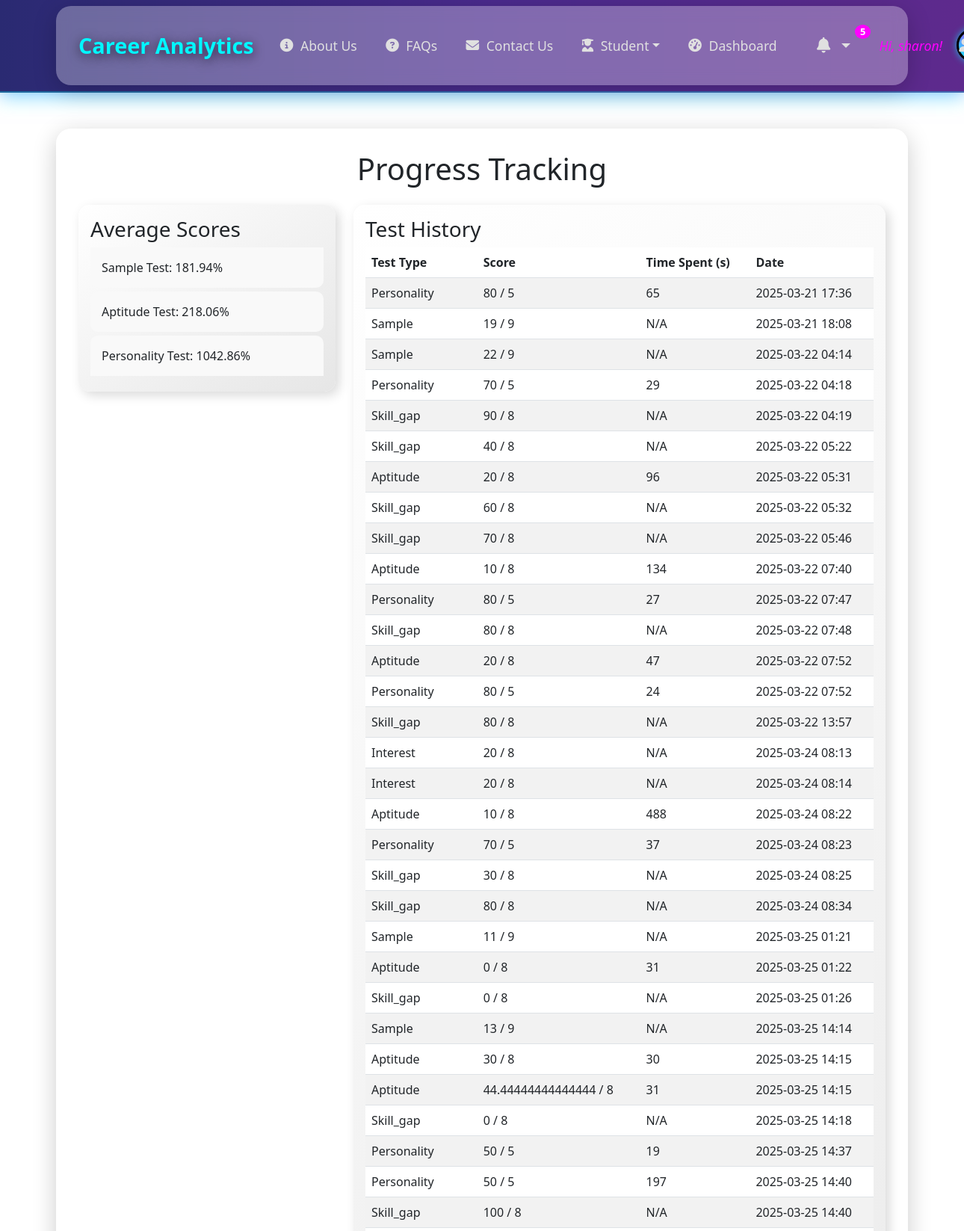
The app's page /progress_tracking (signed in, upper part) with its own data.
### app.py (models this page shows)
class User(UserMixin, db.Model):
    id = db.Column(db.Integer, primary_key=True)
    username = db.Column(db.String(150), unique=True, nullable=False)
    password = db.Column(db.String(150), nullable=False)
    email = db.Column(db.String(150), unique=True, nullable=True)
    tests = db.relationship('TestResult', backref='user', lazy=True)
    badges = db.relationship('Badge', backref='user', lazy=True)
    notifications = db.relationship('Notification', backref='user', lazy=True)

class TestResult(db.Model):
    id = db.Column(db.Integer, primary_key=True)
    user_id = db.Column(db.Integer, db.ForeignKey('user.id'), nullable=False)
    test_type = db.Column(db.String(50), nullable=False)
    score = db.Column(db.Float, nullable=False)
    time_spent = db.Column(db.Integer, nullable=True)
    details = db.Column(db.Text, nullable=True)
    completed_at = db.Column(db.DateTime, default=lambda: datetime.now(timezone.utc))

### app.py (the view)
@app.route('/progress_tracking')
@login_required
def progress_tracking():
    test_history = TestResult.query.filter_by(user_id=current_user.id).order_by(TestResult.completed_at.asc()).all()
    total_tests = len(test_history)
    if total_tests == 0:
        flash('No tests taken yet. Take a test to track your progress!', 'info')
        return redirect(url_for('test'))
    test_types = ['sample', 'aptitude', 'personality']
    avg_scores = {}
    for test_type in test_types:
        tests = [test for test in test_history if test.test_type == test_type]
        if tests:
            max_score = 9 if test_type == 'sample' else (5 if test_type == 'personality' else 10)
            avg_scores[test_type] = sum(test.score for test in tests) / len(tests) / max_score * 100
        else:
            avg_scores[test_type] = 0
    progress_data = {
        'labels': [test.completed_at.strftime('%Y-%m-%d') for test in test_history],
        'scores': [(test.score / (9 if test.test_type == 'sample' else (5 if test.test_type == 'personality' else 10)) * 100) for test in test_history],
        'types': [test.test_type for test in test_history]
    }
    notifications = Notification.query.filter_by(user_id=current_user.id, is_read=False).order_by(Notification.date.desc()).limit(5).all()
    return render_template('progress_tracking.html', user=current_user, test_history=test_history,
                          avg_scores=avg_scores, progress_data=progress_data, active_page='progress_tracking', notifications=notifications)

### app.py (called while the page is built)
@login_manager.user_loader
def load_user(user_id):
    return db.session.get(User, int(user_id))

### templates/progress_tracking.html (shortened to what this page needs)
{% extends "base.html" %}
{% block content %}
<div class="container mt-5">
    <h1 class="text-center mb-4">Progress Tracking</h1>
    <div class="row">
        <div class="col-md-4">
            <div class="card mb-4">
                <div class="card-body">
                    <h3 class="card-title">Average Scores</h3>
                    <ul class="list-group list-group-flush">
                        <li class="list-group-item">Sample Test: {{ avg_scores['sample'] | round(2) }}%</li>
                        <li class="list-group-item">Aptitude Test: {{ avg_scores['aptitude'] | round(2) }}%</li>
                        <li class="list-group-item">Personality Test: {{ avg_scores['personality'] | round(2) }}%</li>
                    </ul>
                </div>
            </div>
        </div>
        <div class="col-md-8">
            <div class="card mb-4">
                <div class="card-body">
                    <h3 class="card-title">Test History</h3>
                    <table class="table table-striped">
                        <thead>
                            <tr>
                                <th>Test Type</th>
                                <th>Score</th>
                                <th>Time Spent (s)</th>
                                <th>Date</th>
                            </tr>
                        </thead>
                        <tbody>
                            {% for test in test_history %}
                                <tr>
                                    <td>{{ test.test_type | capitalize }}</td>
                                    <td>{{ test.score }} / {{ 9 if test.test_type == 'sample' else (5 if test.test_type == 'personality' else 8) }}</td>
                                    <td>{{ test.time_spent if test.time_spent else 'N/A' }}</td>
                                    <td>{{ test.completed_at.strftime('%Y-%m-%d %H:%M') }}</td>
                                </tr>
                            {% endfor %}
                        </tbody>
                    </table>
                </div>
            </div>
        </div>
    </div>
</div>
{% endblock %}

### templates/base.html (shortened to what this page needs)
<!DOCTYPE html>
<html lang="en">
<head>
    <link href="https://cdn.jsdelivr.net/npm/bootstrap@5.3.0/dist/css/bootstrap.min.css" rel="stylesheet">
    <link rel="stylesheet" href="{{ url_for('static', filename='css/main.css') }}">
    <link rel="stylesheet" href="https://cdnjs.cloudflare.com/ajax/libs/font-awesome/6.6.0/css/all.min.css">
    <link rel="stylesheet" href="https://cdn.jsdelivr.net/npm/bootstrap-icons@1.10.5/font/bootstrap-icons.css">
    <link rel="stylesheet" href="{{ url_for('static', filename='css/style.css') }}">
    <link rel="stylesheet" href="{{ url_for('static', filename='css/personality.css') }}">
</head>
<body class="{% if active_page == 'dashboard' %}dashboard-page{% endif %}">
    <nav class="navbar custom-navbar navbar-expand-lg navbar-dark fixed-top">
        <div class="container">
            <div class="navbar-brand-container">
                <a class="navbar-brand {% if active_page == 'index' %}active{% endif %}" href="{{ url_for('index') }}">Career Analytics</a>
            </div>
            <div class="collapse navbar-collapse" id="navbarNav">
                <ul class="navbar-nav ms-auto align-items-center">
                    <li class="nav-item">
                        <a class="nav-link {% if active_page == 'about' %}active{% endif %}" href="{{ url_for('about') }}"><i class="fas fa-info-circle"></i> About Us</a>
                    </li>
                    <li class="nav-item">
                        <a class="nav-link {% if active_page == 'faq' %}active{% endif %}" href="{{ url_for('faq') }}"><i class="fas fa-question-circle"></i> FAQs</a>
                    </li>
                    <li class="nav-item">
                        <a class="nav-link {% if active_page == 'contact' %}active{% endif %}" href="{{ url_for('contact') }}"><i class="fas fa-envelope"></i> Contact Us</a>
                    </li>
                    <li class="nav-item dropdown">
                        <a class="nav-link dropdown-toggle {% if active_page == 'student' %}active{% endif %}" href="#" id="studentDropdown" role="button"
                           data-bs-toggle="dropdown" aria-expanded="false">
                           <i class="fas fa-user-graduate"></i> Student
                        </a>
                    </li>
                    {% if current_user.is_authenticated %}
                        <li class="nav-item">
                            <a class="nav-link {% if active_page == 'dashboard' %}active{% endif %}" href="{{ url_for('dashboard') }}"><i class="fas fa-tachometer-alt"></i> Dashboard</a>
                        </li>
                        <li class="nav-item dropdown">
                            <a class="nav-link notification-bell dropdown-toggle" href="#" id="notificationDropdown" role="button"
                               data-bs-toggle="dropdown" aria-expanded="false">
                                <i class="fas fa-bell"></i>
                                {% set unread_count = notifications|selectattr('is_read', 'equalto', False)|list|length %}
                                {% if unread_count > 0 %}
                                    <span class="badge">{{ unread_count }}</span>
                                {% endif %}
                            </a>
                        </li>
                    {% endif %}
                    {% if current_user.is_authenticated %}
                        <li class="nav-item user-greeting">
                            <span class="nav-link">Hi, {{ current_user.username }}!</span>
                        </li>
                    {% endif %}
                    <li class="nav-item dropdown">
                        <a class="nav-link profile-icon dropdown-toggle" href="#" id="profileDropdown" role="button"
                           data-bs-toggle="dropdown" aria-expanded="false">
                            {% if current_user.is_authenticated and current_user.profile_image and current_user.profile_image != 'images/default_profile.jpg' %}
                                <img src="{{ url_for('static', filename=current_user.profile_image) }}" alt="Profile Image">
                            {% else %}
                                <i class="fas fa-user"></i>
                            {% endif %}
                        </a>
                    </li>
                </ul>
            </div>
        </div>
    </nav>
    {% block content %}{% endblock %}
</body>
</html>

### static/css/main.css (style rules this page uses)
:root { --primary: #2A5C82; --secondary: #5BA4E6; --accent: #FFD700; --success: #4CAF50; --danger: #f44336; }

### static/css/style.css (style rules this page uses)
.container { background: rgba(255, 255, 255, 0.3); border-radius: 20px; padding: 30px; backdrop-filter: blur(10px); box-shadow: 0 8px 32px rgba(0, 0, 0, 0.2); animation: fadeIn 1s ease-in-out; }
.card { border: none; border-radius: 15px; background: linear-gradient(145deg, #ffffff, #e6e6e6); box-shadow: 5px 5px 15px rgba(0, 0, 0, 0.15), -5px -5px 15px rgba(255, 255, 255, 0.5); transition: transform 0.3s, box-shadow 0.3s; animation: cardFadeIn 1.2s ease-in-out; }
.list-group-item { border: none; padding: 15px; background: #f9f9f9; margin-bottom: 5px; border-radius: 10px; display: flex; justify-content: space-between; align-items: center; transition: background 0.3s; }

### static/css/personality.css (style rules this page uses)
:root { --primary: #4f46e5; --secondary: #4338ca; --accent: #f59e0b; --background: #f1f5f9; }

### templates/base.html (style rules this page uses)
.navbar.custom-navbar { background: linear-gradient(90deg, #2a2a72, #4a2a8d, #5e2a8d) !important; padding: 0.5rem 1.5rem; box-shadow: 0 5px 25px rgba(0, 247, 255, 0.5), 0 -5px 25px rgba(255, 0, 255, 0.5); position: relative; animation: navbarGlow 3s infinite alternate; border-bottom: 2px solid rgba(0, 247, 255, 0.3); backdrop-filter: blur(5px); -webkit-backdrop-filter: blur(5px); }
.navbar.custom-navbar::before { content: ''; position: absolute; top: 0; left: -100%; width: 100%; height: 100%; background: linear-gradient(90deg, transparent, rgba(0, 247, 255, 0.3), transparent); animation: shine 4s infinite; }
.navbar-brand-container { flex: 0 0 auto; }
.navbar-brand { font-size: 1.8rem; font-weight: 900; color: #00f7ff !important; text-shadow: 0 3px 15px rgba(0, 0, 0, 0.7); transition: transform 0.3s ease, color 0.3s ease; }
.navbar-nav { flex: 0 0 auto; margin-left: auto; }
.nav-link { color: #e0e0e0 !important; font-size: 1.1rem; padding: 0.6rem 1.2rem !important; transition: color 0.3s ease, background 0.3s ease, transform 0.3s ease; display: flex; align-items: center; position: relative; }
.nav-link i { margin-right: 0.6rem; }
.profile-icon { width: 45px; height: 45px; border-radius: 50%; background: linear-gradient(45deg, #00f7ff, #ff00ff) !important; display: flex; align-items: center; justify-content: center; color: #fff; font-weight: bold; transition: all 0.3s ease; cursor: pointer; box-shadow: 0 0 10px rgba(0, 247, 255, 0.7); border: 3px solid #000; }
.notification-bell { position: relative; margin-left: 15px; color: #e0e0e0; font-size: 1.3rem; cursor: pointer; transition: transform 0.3s ease; }
.notification-bell .badge { position: absolute; top: -8px; right: -8px; background: #ff00ff; color: #fff; border-radius: 50%; padding: 3px 7px; font-size: 0.8rem; }
.user-greeting .nav-link { color: #ff00ff !important; font-style: italic; pointer-events: none; font-size: 1.1rem; }

### records on screen
User: username "sharon"
TestResult: test_type "Personality", score "80", test_type "5", time_spent "65", completed_at "2025-03-21 17:36"
TestResult: test_type "Sample", score "19", test_type "9", time_spent "N/A", completed_at "2025-03-21 18:08"
TestResult: test_type "Sample", score "22", test_type "9", time_spent "N/A", completed_at "2025-03-22 04:14"
TestResult: test_type "Personality", score "70", test_type "5", time_spent "29", completed_at "2025-03-22 04:18"
TestResult: test_type "Skill_gap", score "90", test_type "8", time_spent "N/A", completed_at "2025-03-22 04:19"
TestResult: test_type "Skill_gap", score "40", test_type "8", time_spent "N/A", completed_at "2025-03-22 05:22"
TestResult: test_type "Aptitude", score "20", test_type "8", time_spent "96", completed_at "2025-03-22 05:31"
TestResult: test_type "Skill_gap", score "60", test_type "8", time_spent "N/A", completed_at "2025-03-22 05:32"
TestResult: test_type "Skill_gap", score "70", test_type "8", time_spent "N/A", completed_at "2025-03-22 05:46"
TestResult: test_type "Aptitude", score "10", test_type "8", time_spent "134", completed_at "2025-03-22 07:40"
TestResult: test_type "Personality", score "80", test_type "5", time_spent "27", completed_at "2025-03-22 07:47"
TestResult: test_type "Skill_gap", score "80", test_type "8", time_spent "N/A", completed_at "2025-03-22 07:48"
TestResult: test_type "Aptitude", score "20", test_type "8", time_spent "47", completed_at "2025-03-22 07:52"
TestResult: test_type "Personality", score "80", test_type "5", time_spent "24", completed_at "2025-03-22 07:52"
TestResult: test_type "Skill_gap", score "80", test_type "8", time_spent "N/A", completed_at "2025-03-22 13:57"
TestResult: test_type "Interest", score "20", test_type "8", time_spent "N/A", completed_at "2025-03-24 08:13"
TestResult: test_type "Interest", score "20", test_type "8", time_spent "N/A", completed_at "2025-03-24 08:14"
TestResult: test_type "Aptitude", score "10", test_type "8", time_spent "488", completed_at "2025-03-24 08:22"
TestResult: test_type "Personality", score "70", test_type "5", time_spent "37", completed_at "2025-03-24 08:23"
TestResult: test_type "Skill_gap", score "30", test_type "8", time_spent "N/A", completed_at "2025-03-24 08:25"
TestResult: test_type "Skill_gap", score "80", test_type "8", time_spent "N/A", completed_at "2025-03-24 08:34"
TestResult: test_type "Sample", score "11", test_type "9", time_spent "N/A", completed_at "2025-03-25 01:21"
TestResult: test_type "Aptitude", score "0", test_type "8", time_spent "31", completed_at "2025-03-25 01:22"
TestResult: test_type "Skill_gap", score "0", test_type "8", time_spent "N/A", completed_at "2025-03-25 01:26"
TestResult: test_type "Sample", score "13", test_type "9", time_spent "N/A", completed_at "2025-03-25 14:14"
TestResult: test_type "Aptitude", score "30", test_type "8", time_spent "30", completed_at "2025-03-25 14:15"
TestResult: test_type "Aptitude", score "44.44444444444444", test_type "8", time_spent "31", completed_at "2025-03-25 14:15"
TestResult: test_type "Skill_gap", score "0", test_type "8", time_spent "N/A", completed_at "2025-03-25 14:18"
TestResult: test_type "Personality", score "50", test_type "5", time_spent "19", completed_at "2025-03-25 14:37"
TestResult: test_type "Personality", score "50", test_type "5", time_spent "197", completed_at "2025-03-25 14:40"
TestResult: test_type "Skill_gap", score "100", test_type "8", time_spent "N/A", completed_at "2025-03-25 14:40"

### other values on screen
{{ unread_count }} "5"
{{ avg_scores['sample'] | round(2) }} "181.94"
{{ avg_scores['aptitude'] | round(2) }} "218.06"
{{ avg_scores['personality'] | round(2) }} "1042.86"
